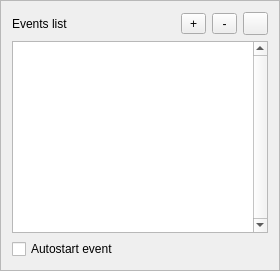
   <widget class="QFrame" name="frame">
    <property name="contextMenuPolicy">
     <enum>Qt::CustomContextMenu</enum>
    </property>
    <property name="frameShape">
     <enum>QFrame::StyledPanel</enum>
    </property>
    <property name="frameShadow">
     <enum>QFrame::Sunken</enum>
    </property>
    <layout class="QGridLayout" name="gridLayout_9" columnstretch="0,100,0,0,0">
     <property name="sizeConstraint">
      <enum>QLayout::SetMinimumSize</enum>
     </property>
     <item row="0" column="0" colspan="2">
      <widget class="QLabel" name="label_13">
       <property name="text">
        <string>Events list</string>
       </property>
      </widget>
     </item>
     <item row="0" column="4">
      <widget class="QToolButton" name="LVLEvents_duplicate">
       <property name="sizePolicy">
        <sizepolicy hsizetype="Preferred" vsizetype="Fixed">
         <horstretch>0</horstretch>
         <verstretch>0</verstretch>
        </sizepolicy>
       </property>
       <property name="minimumSize">
        <size>
         <width>25</width>
         <height>0</height>
        </size>
       </property>
       <property name="toolTip">
        <string>Create copy of event</string>
       </property>
       <property name="text">
        <string notr="true"/>
       </property>
       <property name="icon">
        <iconset resource="../../_resources/dock/dock.qrc">
         <normaloff>:/dock/copy_16x16.png</normaloff>:/dock/copy_16x16.png</iconset>
       </property>
       <property name="shortcut">
        <string notr="true"/>
       </property>
      </widget>
     </item>
     <item row="0" column="3">
      <widget class="QToolButton" name="LVLEvents_del">
       <property name="sizePolicy">
        <sizepolicy hsizetype="Preferred" vsizetype="Fixed">
         <horstretch>0</horstretch>
         <verstretch>0</verstretch>
        </sizepolicy>
       </property>
       <property name="minimumSize">
        <size>
         <width>25</width>
         <height>0</height>
        </size>
       </property>
       <property name="text">
        <string notr="true">-</string>
       </property>
      </widget>
     </item>
     <item row="0" column="2">
      <widget class="QToolButton" name="LVLEvents_add">
       <property name="sizePolicy">
        <sizepolicy hsizetype="Preferred" vsizetype="Fixed">
         <horstretch>0</horstretch>
         <verstretch>0</verstretch>
        </sizepolicy>
       </property>
       <property name="minimumSize">
        <size>
         <width>25</width>
         <height>0</height>
        </size>
       </property>
       <property name="text">
        <string notr="true">+</string>
       </property>
      </widget>
     </item>
     <item row="4" column="0" colspan="5">
      <widget class="QCheckBox" name="LVLEvent_AutoStart">
       <property name="text">
        <string>Autostart event</string>
       </property>
      </widget>
     </item>
     <item row="1" column="0" rowspan="3" colspan="5">
      <widget class="QListWidget" name="LVLEvents_List">
       <property name="minimumSize">
        <size>
         <width>0</width>
         <height>130</height>
        </size>
       </property>
       <property name="contextMenuPolicy">
        <enum>Qt::CustomContextMenu</enum>
       </property>
       <property name="verticalScrollBarPolicy">
        <enum>Qt::ScrollBarAlwaysOn</enum>
       </property>
       <property name="dragEnabled">
        <bool>true</bool>
       </property>
       <property name="dragDropOverwriteMode">
        <bool>false</bool>
       </property>
       <property name="dragDropMode">
        <enum>QAbstractItemView::InternalMove</enum>
       </property>
       <property name="defaultDropAction">
        <enum>Qt::TargetMoveAction</enum>
       </property>
       <property name="alternatingRowColors">
        <bool>false</bool>
       </property>
       <property name="selectionBehavior">
        <enum>QAbstractItemView::SelectItems</enum>
       </property>
       <property name="viewMode">
        <enum>QListView::ListMode</enum>
       </property>
       <property name="uniformItemSizes">
        <bool>false</bool>
       </property>
      </widget>
     </item>
    </layout>
   </widget>
